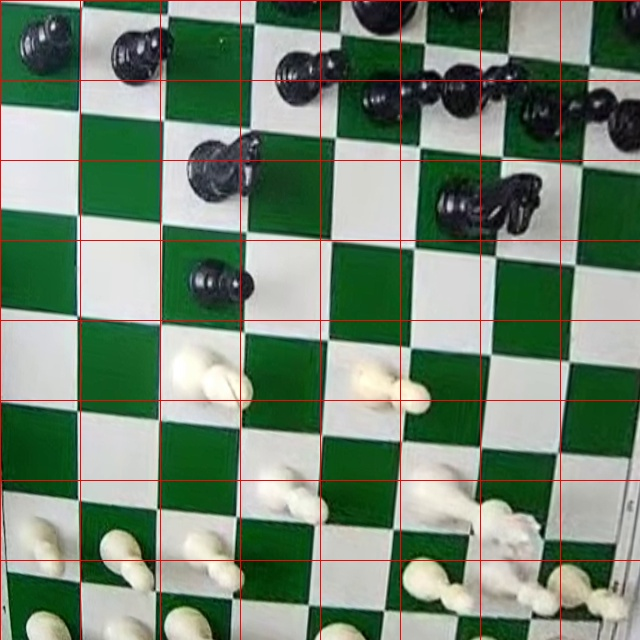
#> input picture exploration/_calchk/chess3_end.jpg, 640 x 640 px
$ python -i calibrate_camera.py   (imports and definitions only)   (older library calls are emulated)
#> lines starting #> are read from the running program, lines starting #| are printed output that depends on the picture; after the words box and inside, x2 and y2 are one past the last pixel; in counts of white or black regions, pixels touching at a corner belong together
#> further down, picture is the input picture: shape (640, 640, 3); mean B, G, R 113.7, 133.4, 114.4
### src/board_detector.py
import cv2
import numpy as np
from typing import Optional

WARP_SIZE = 640


class BoardDetector:
    def __init__(self, warp_size: int = WARP_SIZE, lock_frames: int = 60):
        self.warp_size = warp_size
        self.lock_frames = lock_frames
        self._H: Optional[np.ndarray] = None
        self._lock_counter: int = 0

    # [159 lines left out: functions detect, _detect_green_board, undistort_maps, undistort, detect_inner_board, not called in this run]

    def _sort_corners(self, pts: np.ndarray) -> np.ndarray:
        rect = np.zeros((4, 2), dtype=np.float32)
        s = pts.sum(axis=1)
        rect[0] = pts[np.argmin(s)]   # TL
        rect[2] = pts[np.argmax(s)]   # BR
        diff = np.diff(pts, axis=1).ravel()
        rect[1] = pts[np.argmin(diff)]  # TR
        rect[3] = pts[np.argmax(diff)]  # BL
        return rect

    # [8 lines left out: function get_homography, not called in this run]

    def warp(self, frame: np.ndarray, H: np.ndarray) -> np.ndarray:
        return cv2.warpPerspective(frame, H, (self.warp_size, self.warp_size))

    # [9 lines left out: function get_locked_homography, not called in this run]

### scripts/calibrate_camera.py
"""Fixed-camera calibration for ChessWorld AI streams.

Computes, once per static camera: radial undistortion k1 (flattens IP-cam lens
curvature), the locked 4 board corners (correct, stable warp), rotation, and
border margin. Writes calibration/<stem>.json consumed by the pipeline.

Method: grid-search k1; for each, undistort -> detect green-board corners ->
warp to 640 -> score grid-line alignment (well-flattened boards put edge energy
on the 80px grid). Visual debug warps are saved for confirmation.

    python scripts/calibrate_camera.py --video videos/chess3.mp4
    python scripts/calibrate_camera.py --video videos/chess3.mp4 --k1-sweep " -0.6,-0.3,0,0.3"
"""
import sys, json, argparse
from pathlib import Path
import cv2, numpy as np

sys.path.insert(0, 'D:/chessworldai_assignment/chessvision-pgn')
from src.board_detector import BoardDetector
from src.piece_detector import PieceDetector, PIECE_CODES

BASE = Path('D:/chessworldai_assignment/chessvision-pgn')
DBG = BASE / 'exploration' / '_calib'
# [1 line not run here, left out]


# [6 lines left out: function undistort, not called in this run]


def green_corners(frame):
    """4 board corners (TL,TR,BR,BL) from the green checkerboard, or None.

    Closes the green squares into a solid board blob (downscaled for speed),
    takes the largest contour's convex hull, approximates to 4 corners.
    """
    h, w = frame.shape[:2]
#> h = 640; w = 640
    scale = 768.0 / w
#> scale = 1.2
    small = cv2.resize(frame, (768, int(h * scale)))
    hsv = cv2.cvtColor(small, cv2.COLOR_BGR2HSV)
#> hsv: shape (768, 768, 3); mean H, S, V 61.5, 95.6, 138.6
    mask = cv2.inRange(hsv, (36, 35, 35), (90, 255, 255))
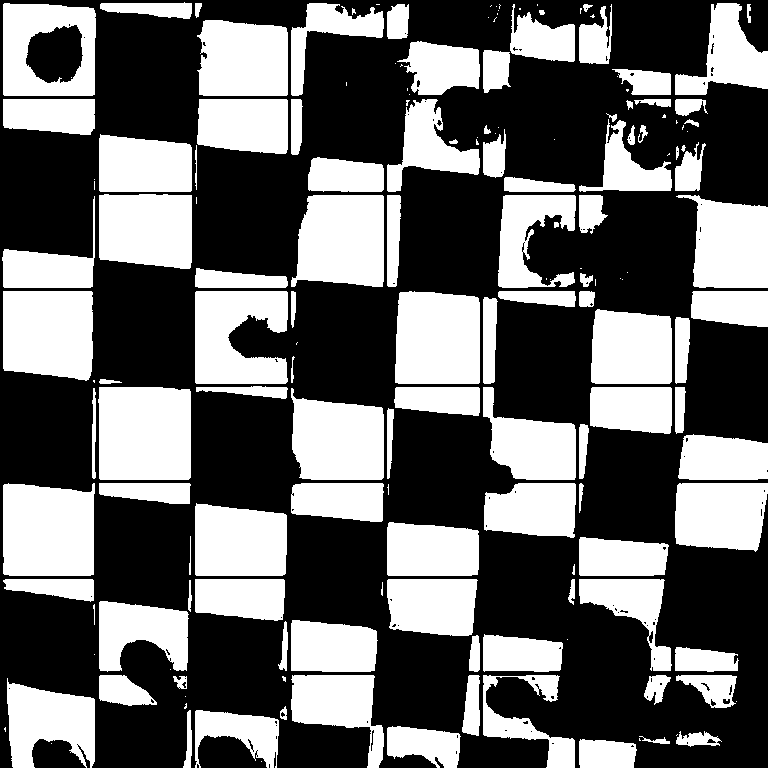
#> mask: shape (768, 768); 40.5% white; 167 white regions (57 under 20 px), largest, box (x1, y1, x2, y2) and area: (98, 387, 191, 480) 8507, (3, 483, 95, 576) 8074, (3, 291, 93, 381) 7540
    # merge the green squares (gaps ~1 square wide at this scale) into a board blob
    k = np.ones((45, 45), np.uint8)
    mask = cv2.morphologyEx(mask, cv2.MORPH_CLOSE, k)
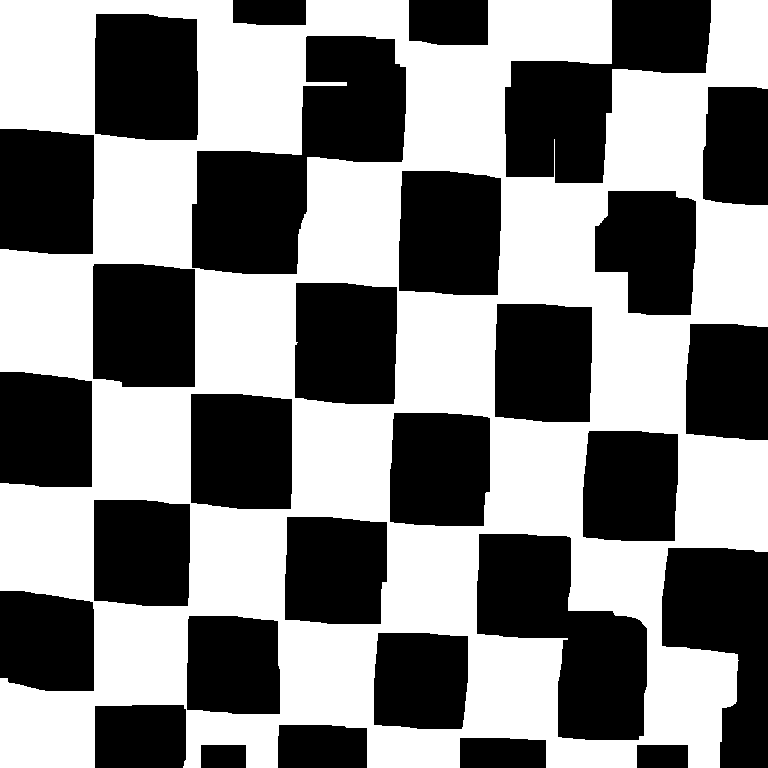
#> mask: shape (768, 768); 51.8% white; 29 black regions, largest, box (x1, y1, x2, y2) and area: (192, 36, 406, 274) 25129, (477, 534, 647, 740) 19957, (505, 0, 711, 183) 18872
    mask = cv2.morphologyEx(mask, cv2.MORPH_OPEN, np.ones((9, 9), np.uint8))
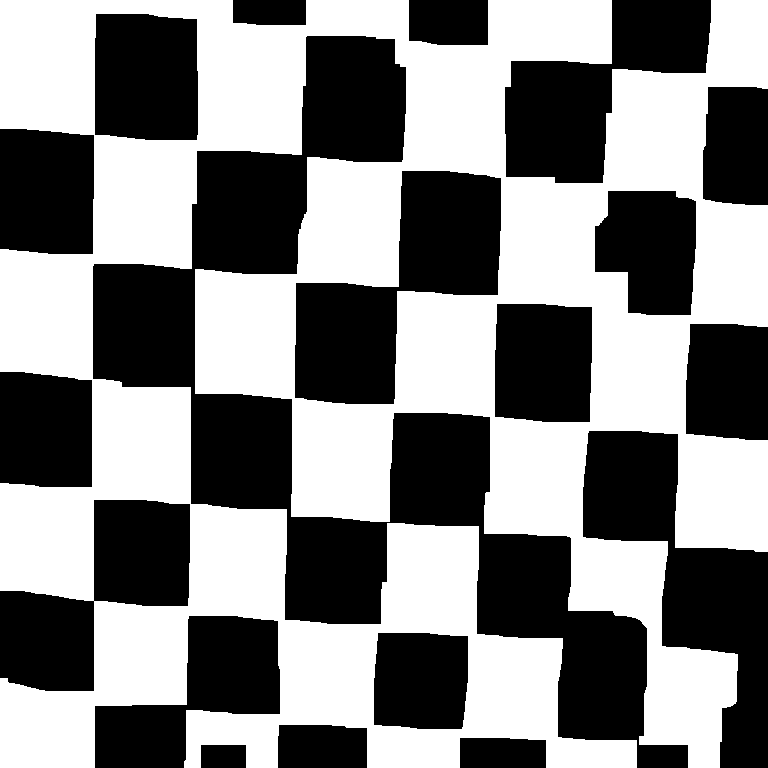
#> mask: shape (768, 768); 51.7% white; 19 black regions
    cnts, _ = cv2.findContours(mask, cv2.RETR_EXTERNAL, cv2.CHAIN_APPROX_SIMPLE)
#> cnts = 1 contour; box (x1, y1, x2, y2) and area: (0, 0, 768, 768) 376508
    if not cnts:
        return None
    c = max(cnts, key=cv2.contourArea)
#> c = contour of 701 points, box (x1, y1, x2, y2) (0, 0, 768, 768), area 376508
    if cv2.contourArea(c) < 0.05 * small.shape[0] * small.shape[1]:
        return None
    hull = cv2.convexHull(c)
#> hull = [[767, 0], [767, 551], [736, 701], [719, 767], [0, 767], [0, 0]]
    peri = cv2.arcLength(hull, True)
#> peri = 3025.3
    quad = None
    for eps in (0.02, 0.03, 0.05, 0.08, 0.12):
        approx = cv2.approxPolyDP(hull, eps * peri, True)
        if len(approx) == 4:
            quad = approx.reshape(4, 2).astype(np.float32)
            break
#> this loop made 1 pass
#> quad on pass 1: [[767, 0], [719, 767], [0, 767], [0, 0]]
    if quad is None:
        quad = cv2.boxPoints(cv2.minAreaRect(c)).astype(np.float32)
    quad /= scale  # back to full-res coords
#> quad = [[639.2, 0], [599.2, 639.2], [0, 639.2], [0, 0]]
    return BoardDetector()._sort_corners(quad)
#> in _sort_corners, `s = pts.sum(axis=1)`: s = [639.2, 1238.3, 639.2, 0]
#> in _sort_corners, `diff = np.diff(pts, axis=1).ravel()`: diff = [-639.2, 40, 639.2, 0]


# [120 lines left out: functions grid_score, pick_rotation, warp_from, sample_frames, main, not called in this run]


# [2 lines not run here, left out]

>>> import cv2
>>> picture = cv2.imread('../exploration/_calchk/chess3_end.jpg')
>>> result = green_corners(picture)
#> result = [[0, 0], [639.2, 0], [599.2, 639.2], [0, 639.2]]

$ run again, on exploration/_calchk/chess3_start.jpg
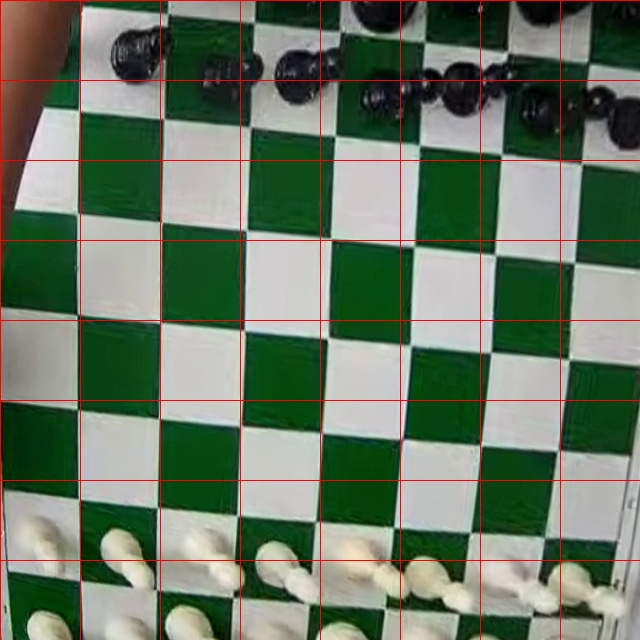
#> input picture exploration/_calchk/chess3_start.jpg, 640 x 640 px
#> picture is the input picture: shape (640, 640, 3); mean B, G, R 100.5, 119.6, 105.2
#> hsv: shape (768, 768, 3); mean H, S, V 58, 100.3, 125.8
#> in green_corners, `mask = cv2.inRange(hsv, (36, 35, 35), (90, 255, 255))`:
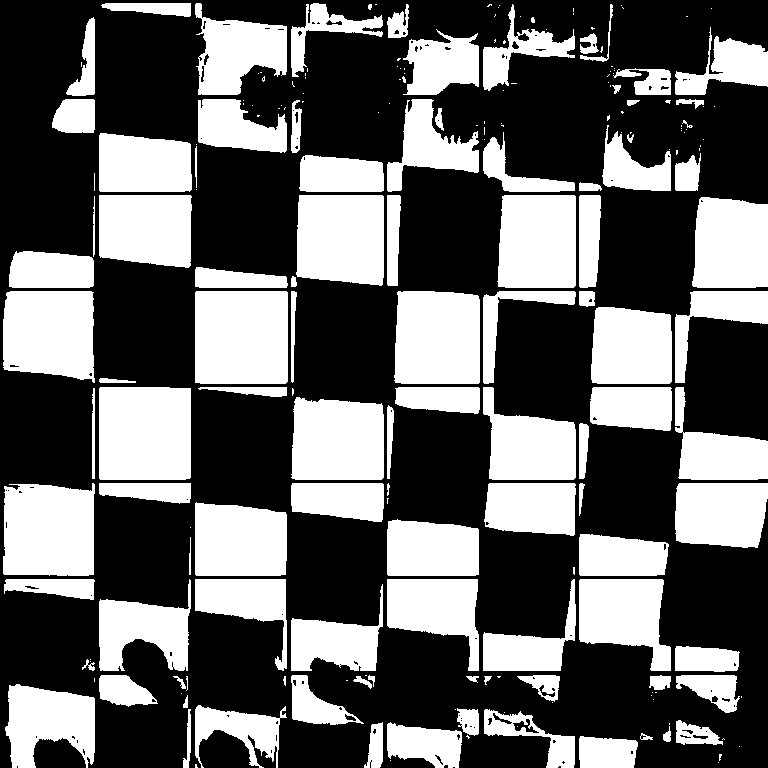
#> mask: shape (768, 768); 39.5% white; 210 white regions (108 under 20 px), largest, box (x1, y1, x2, y2) and area: (195, 291, 288, 384) 8639, (99, 387, 191, 480) 8527, (3, 483, 95, 576) 7986
#> in green_corners, `mask = cv2.morphologyEx(mask, cv2.MORPH_OPEN, np.ones((9, 9), np.uint8))`:
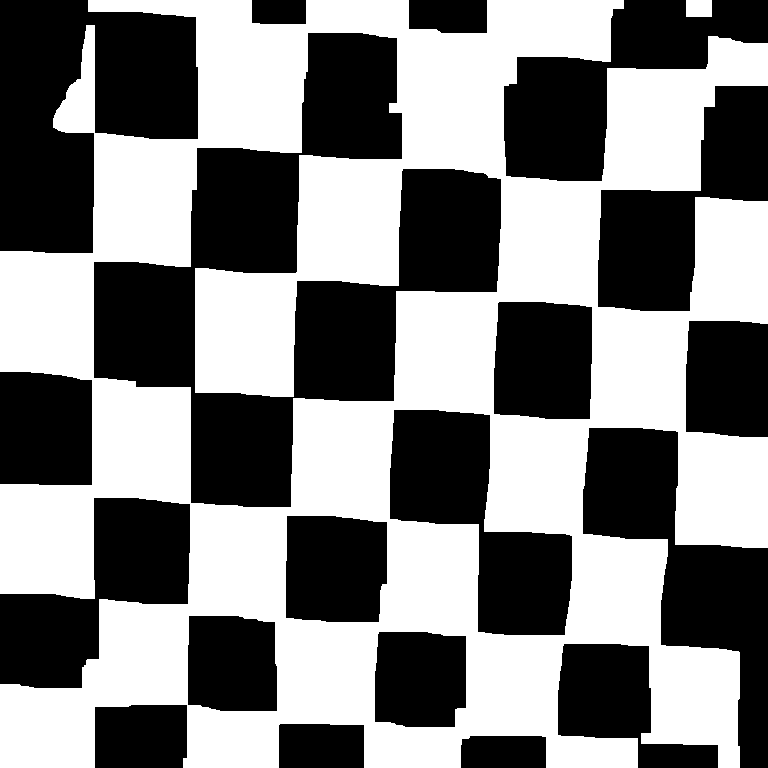
#> mask: shape (768, 768); 50.9% white; 19 black regions
#> cnts = 2 contours; box (x1, y1, x2, y2) and area: (0, 0, 768, 768) 425308, (686, 0, 712, 17) 400
#> c = contour of 525 points, box (x1, y1, x2, y2) (0, 0, 768, 768), area 425308
#> hull = [[623, 0], [767, 43], [767, 547], [739, 767], [0, 767], [0, 251], [88, 0]]
#> peri = 2932
#> the loop in green_corners, `for eps in (0.02, 0.03, 0.05, 0.08, 0.12):` made 2 passes
#> quad on pass 2: [[767, 43], [739, 767], [0, 767], [88, 0]]
#> in green_corners, `quad /= scale`: quad = [[639.2, 35.83], [615.8, 639.2], [0, 639.2], [73.33, 0]]
#> s = [675, 1255, 639.2, 73.33]
#> diff = [-603.3, 23.33, 639.2, -73.33]
#> result = [[73.33, 0], [639.2, 35.83], [615.8, 639.2], [0, 639.2]]

$ run again, on exploration/_calchk/chessworld_end.jpg
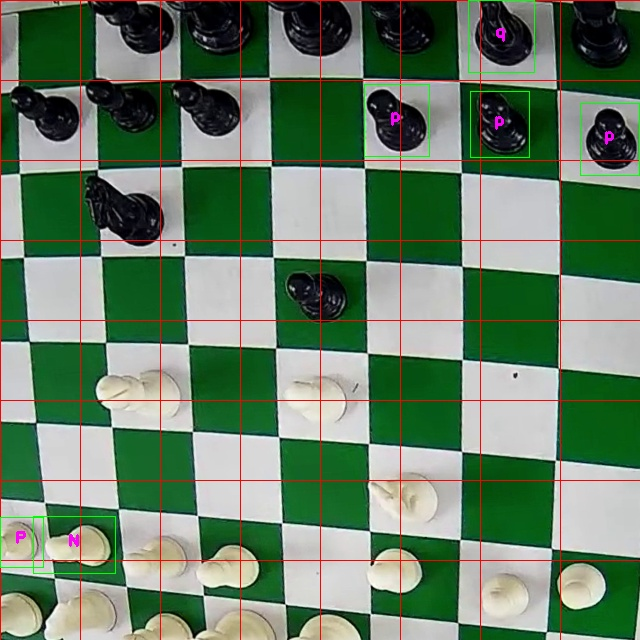
#> input picture exploration/_calchk/chessworld_end.jpg, 640 x 640 px
#> picture is the input picture: shape (640, 640, 3); mean B, G, R 101.9, 125.8, 102.8
#> hsv: shape (768, 768, 3); mean H, S, V 66.3, 112.6, 131.6
#> in green_corners, `mask = cv2.inRange(hsv, (36, 35, 35), (90, 255, 255))`:
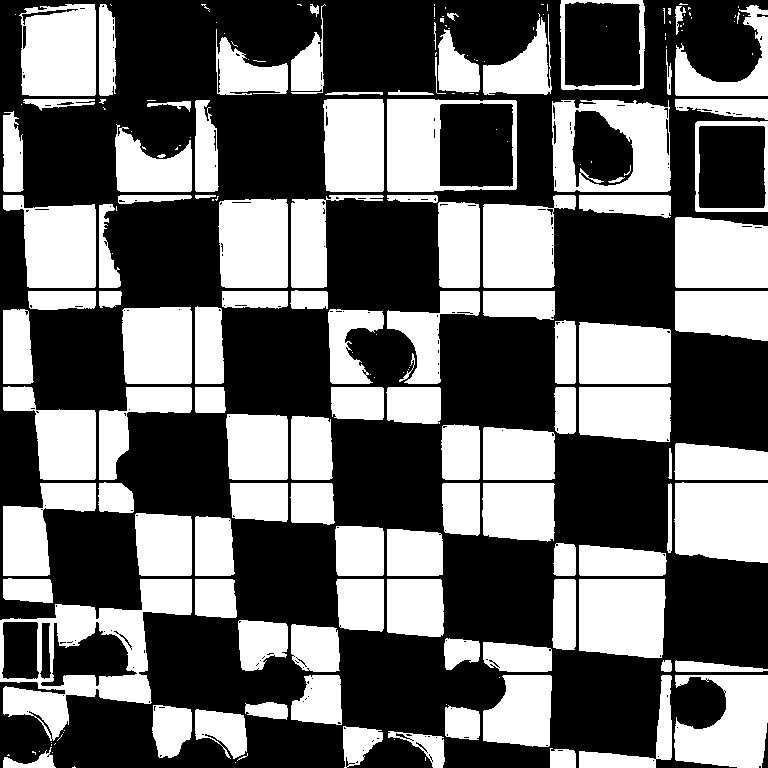
#> mask: shape (768, 768); 41% white; 198 white regions (92 under 20 px), largest, box (x1, y1, x2, y2) and area: (0, 579, 192, 741) 10287, (674, 482, 768, 563) 7038, (552, 100, 671, 192) 6821
#> in green_corners, `mask = cv2.morphologyEx(mask, cv2.MORPH_OPEN, np.ones((9, 9), np.uint8))`:
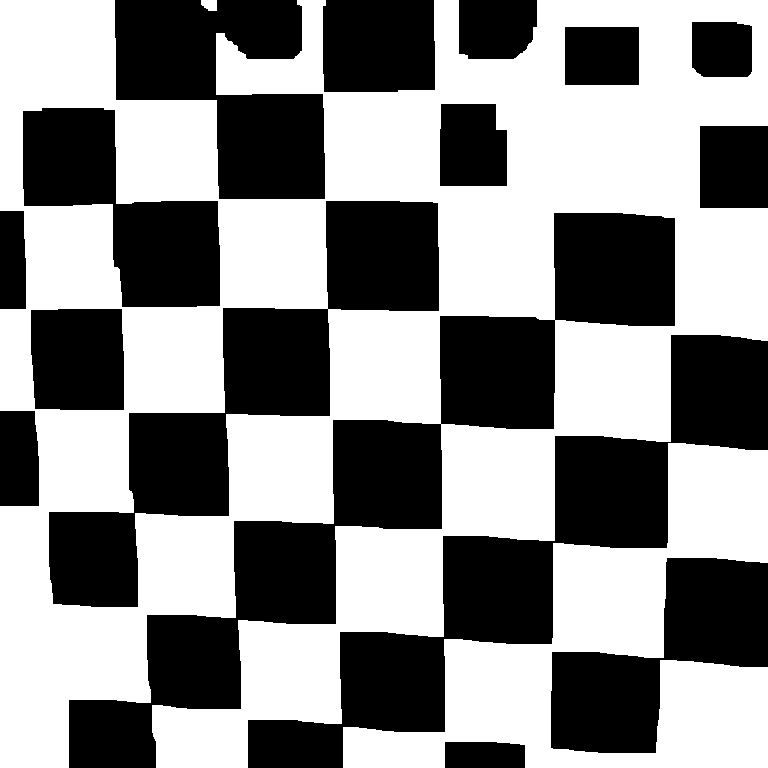
#> mask: shape (768, 768); 54.5% white; 16 black regions
#> cnts = 3 contours; box (x1, y1, x2, y2) and area: (0, 0, 768, 768) 375535, (343, 443, 768, 768) 50687, (201, 0, 217, 11) 126
#> c = contour of 316 points, box (x1, y1, x2, y2) (0, 0, 768, 768), area 375535
#> hull = [[767, 0], [767, 340], [670, 441], [443, 636], [341, 723], [247, 767], [0, 767], [0, 0]]
#> peri = 2798.1
#> the loop in green_corners, `for eps in (0.02, 0.03, 0.05, 0.08, 0.12):` made 3 passes
#> quad on pass 3: [[767, 0], [670, 441], [0, 767], [0, 0]]
#> in green_corners, `quad /= scale`: quad = [[639.2, 0], [558.3, 367.5], [0, 639.2], [0, 0]]
#> s = [639.2, 925.8, 639.2, 0]
#> diff = [-639.2, -190.8, 639.2, 0]
#> result = [[0, 0], [639.2, 0], [558.3, 367.5], [0, 639.2]]
